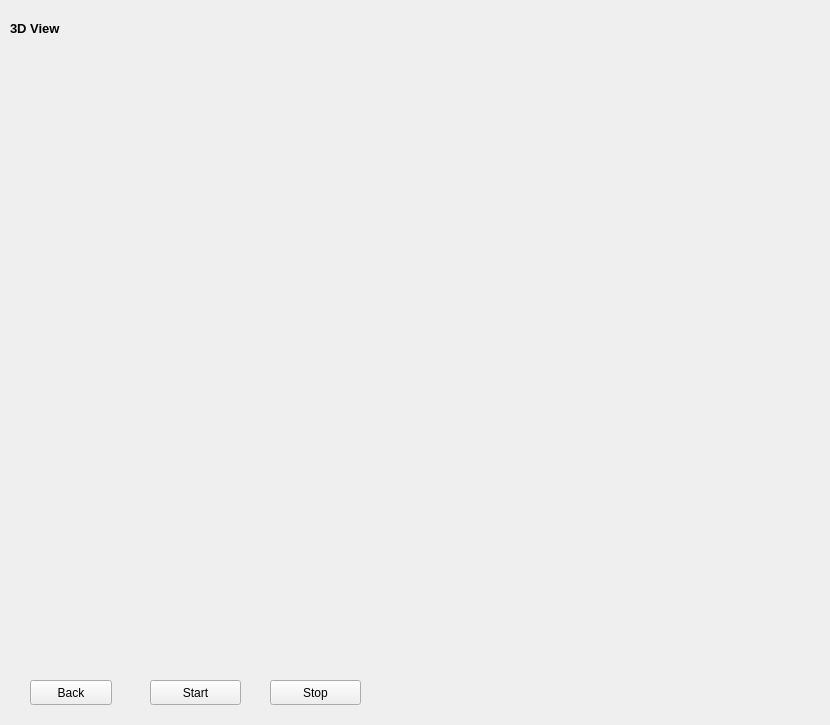
<?xml version="1.0" encoding="UTF-8"?>
<ui version="4.0">
 <class>SkeletonViewWindow</class>
 <widget class="QWidget" name="SkeletonViewWindow">
  <property name="geometry">
   <rect>
    <x>0</x>
    <y>0</y>
    <width>830</width>
    <height>725</height>
   </rect>
  </property>
  <property name="windowTitle">
   <string>SkeletonViewWindow</string>
  </property>
  <widget class="QLabel" name="label_title">
   <property name="geometry">
    <rect>
     <x>10</x>
     <y>20</y>
     <width>201</width>
     <height>16</height>
    </rect>
   </property>
   <property name="font">
    <font>
     <family>Arial</family>
     <pointsize>10</pointsize>
     <weight>75</weight>
     <bold>true</bold>
    </font>
   </property>
   <property name="text">
    <string>3D View</string>
   </property>
  </widget>
  <widget class="QPushButton" name="Button_back">
   <property name="geometry">
    <rect>
     <x>30</x>
     <y>680</y>
     <width>82</width>
     <height>25</height>
    </rect>
   </property>
   <property name="text">
    <string>Back</string>
   </property>
  </widget>
  <widget class="QPushButton" name="Button_start">
   <property name="geometry">
    <rect>
     <x>150</x>
     <y>680</y>
     <width>91</width>
     <height>25</height>
    </rect>
   </property>
   <property name="text">
    <string>Start</string>
   </property>
  </widget>
  <widget class="QPushButton" name="Button_stop">
   <property name="geometry">
    <rect>
     <x>270</x>
     <y>680</y>
     <width>91</width>
     <height>25</height>
    </rect>
   </property>
   <property name="text">
    <string>Stop</string>
   </property>
  </widget>
  <widget class="QWidget" name="verticalLayoutWidget">
   <property name="geometry">
    <rect>
     <x>30</x>
     <y>50</y>
     <width>561</width>
     <height>391</height>
    </rect>
   </property>
   <layout class="QVBoxLayout" name="verticalLayout"/>
  </widget>
 </widget>
 <resources/>
 <connections/>
</ui>
